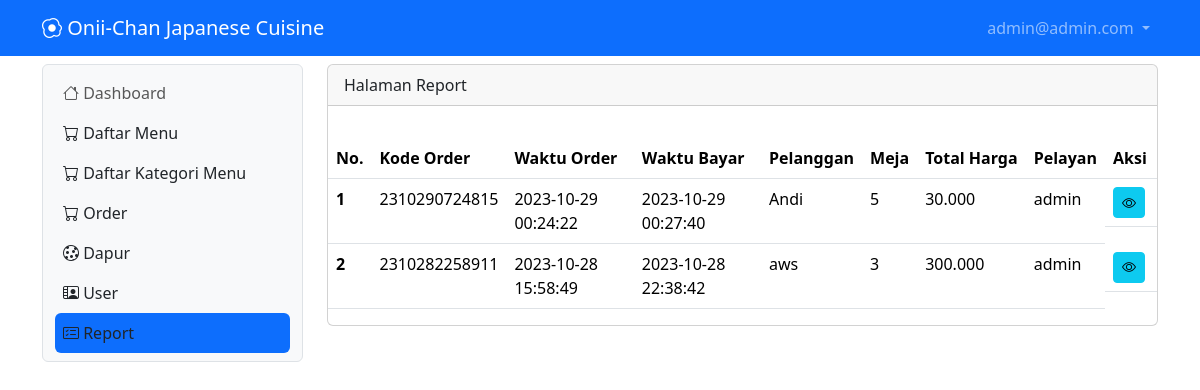
The page /report (signed in) on the database its author committed.
### tables this page shows
CREATE TABLE `tb_user` (
  `id` int(11) NOT NULL,
  `nama` varchar(100) NOT NULL,
  `username` varchar(50) NOT NULL,
  `password` varchar(50) NOT NULL,
  `level` int(11) NOT NULL,
  `nohp` varchar(15) NOT NULL,
  `alamat` varchar(300) NOT NULL
);

CREATE TABLE `tb_order` (
  `id_order` bigint(11) NOT NULL,
  `pelanggan` varchar(100) NOT NULL,
  `meja` int(11) NOT NULL,
  `pelayan` int(11) NOT NULL,
  `waktu_order` timestamp NOT NULL DEFAULT current_timestamp() ON UPDATE current_timestamp()
);

CREATE TABLE `tb_bayar` (
  `id_bayar` bigint(20) NOT NULL,
  `nominal_uang` bigint(20) NOT NULL,
  `total_bayar` bigint(20) NOT NULL,
  `waktu_bayar` timestamp NOT NULL DEFAULT current_timestamp() ON UPDATE current_timestamp()
);

### report.php (the view, shortened to what this page needs)
<?php
include "proses/connect.php";
$query = mysqli_query($conn, "SELECT tb_order.*, tb_bayar.*, nama, SUM(harga*jumlah) AS harganya FROM tb_order
    LEFT JOIN tb_user ON tb_user.id = tb_order.pelayan
    LEFT JOIN tb_list_order ON tb_list_order.pesanan = tb_order.id_order
    LEFT JOIN tb_daftar_menu ON tb_daftar_menu.id = tb_list_order.menu
    JOIN tb_bayar ON tb_bayar.id_bayar = tb_order.id_order
    GROUP BY id_order ORDER BY waktu_order DESC");
while ($record = mysqli_fetch_array($query)) {
    $result[] = $record;
}
?>
<div class="col-lg-9 mt-2">
    <div class="card">
        <div class="card-header">
            Halaman Report
        </div>
        <div class="card-body">
        </div>
        <?php
        if (empty($result)) {
            echo "Data pesanan makanan atau minuman tidak ada";
        } else {
        ?>
            <div class="table-responsive">
                <table class="table table-hover">
                    <thead>
                        <tr class="text-nowrap">
                            <th scope="col">No.</th>
                            <th scope="col">Kode Order</th>
                            <th scope="col">Waktu Order</th>
                            <th scope="col">Waktu Bayar</th>
                            <th scope="col">Pelanggan</th>
                            <th scope="col">Meja</th>
                            <th scope="col">Total Harga</th>
                            <th scope="col">Pelayan</th>
                            <th scope="col">Aksi</th>
                        </tr>
                    </thead>
                    <tbody>
                        <?php
                        $no = 1;
                        foreach ($result as $row) {
                        ?>
                            <tr>
                                <th scope="row"><?php echo $no++ ?></th>
                                <td><?php echo $row['id_order'] ?></td>
                                <td><?php echo $row['waktu_order'] ?></td>
                                <td><?php echo $row['waktu_bayar'] ?></td>
                                <td><?php echo $row['pelanggan'] ?></td>
                                <td><?php echo $row['meja'] ?></td>
                                <td><?php echo number_format((int) $row['harganya'], 0, ',', '.')  ?></td>
                                <td><?php echo $row['nama'] ?></td>
                                <td class="d-flex">
                                    <div class="d-flex">
                                        <a class="btn btn-info btn-sm me-1" href="./?x=viewitem&order=<?php echo $row['id_order'] . "&meja=" . $row['meja'] . "&pelanggan=" . $row['pelanggan'] ?>"><i class="bi bi-eye"></i></a>
                                    </div>
                                </td>
                            </tr>
                        <?php } ?>
                    </tbody>
                </table>
            </div>
        <?php } ?>
    </div>
</div>
</div>

### header.php (shortened to what this page needs)
<nav class="navbar navbar-expand navbar-dark bg-primary sticky-top">
    <div class="container-lg">
        <a class="navbar-brand" href="."><i class="bi bi-egg-fried"></i> Onii-Chan Japanese Cuisine</a>
        <div class="collapse navbar-collapse justify-content-end" id="navbarNavDropdown">
            <ul class="navbar-nav">
                <li class="nav-item dropdown">
                    <a class="nav-link dropdown-toggle" href="#" role="button" data-bs-toggle="dropdown" aria-expanded="false">
                        <?php echo $hasil['username']; ?>
                    </a>
                </li>
            </ul>
        </div>
    </div>
</nav>

### rows shown on the page
tb_user: username "admin@admin.com"
tb_order: id_order "2310290724815", waktu_order "2023-10-29 00:24:22", tb_bayar.waktu_bayar "2023-10-29 00:27:40", pelanggan "Andi", meja "5", harganya "30.000", pelayan.nama "admin"
tb_order: id_order "2310282258911", waktu_order "2023-10-28 15:58:49", tb_bayar.waktu_bayar "2023-10-28 22:38:42", pelanggan "aws", meja "3", harganya "300.000", pelayan.nama "admin"
